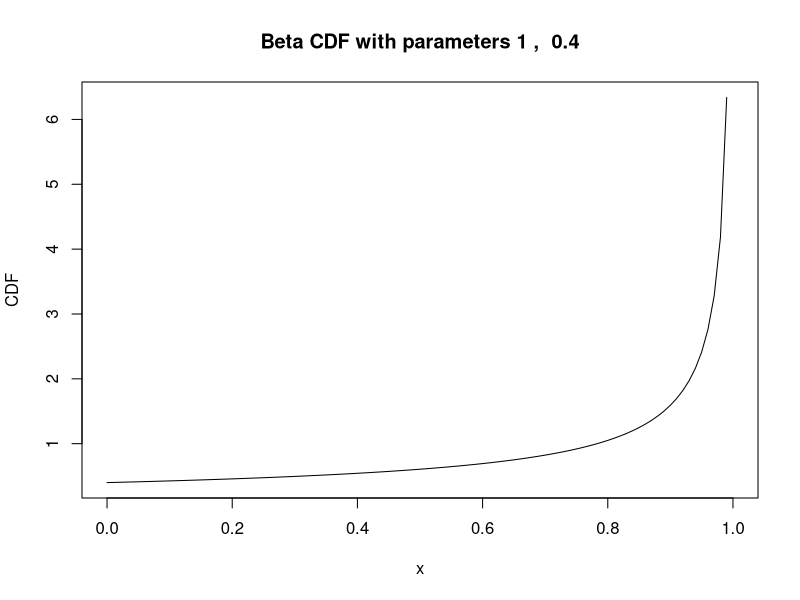
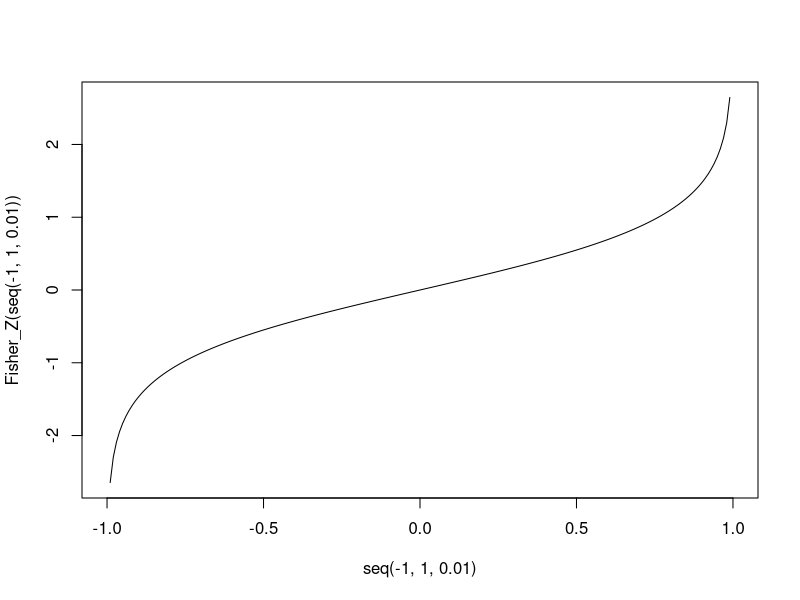

The R source for these figures, in order: (Note: this script raises an error after producing the figures.)
#Set parameters for Real Sigma
p <- 10
location.par <- 0
scale.par <- 1

#Set parameters for alpha
scale.alpha <- c(1,0.4)
plot(seq(0,1,0.01), dbeta(seq(0,1,0.01), scale.alpha[1], scale.alpha[2]), type = "l", xlab = "x",
     ylab = "CDF", main = paste("Beta CDF with parameters", scale.alpha[1],", ", scale.alpha[2]))

#Build Real Sigma
temp <- rcauchy(p, location.par, scale.par)
real.sigma <- temp%*%t(temp) + sqrt(mean(temp^2))*diag(p)
rm(temp, location.par, scale.par)

#Build Real Corr (Theta)
real.theta <- real.sigma / sqrt(diag(real.sigma)%*%t(diag(real.sigma)))

#Build Real Alpha
alpha <- rbeta(p, scale.alpha[1], scale.alpha[2])
create_alpha_mat <- function(VECT){
  pelet <- VECT%*%t(VECT)
  diag(pelet) <- rep(1, p)
  return(pelet)
}
alpha.mat <- create_alpha_mat(alpha)
rm(scale.alpha)

#Simulate Sample
create_correlation_matrices <- function(real_corr, noise, sample_size){
  pelet <- list()
  for(b in 1:sample_size){
    if(nrow(real_corr) != ncol(real_corr)) stop("Correlation matrix not p x p")
    m <- nrow(real_corr)
    
    cap <- min(noise*3.5, 0.5)
    noise.vect <- apply(cbind(rnorm((m*(m-1))/2,0,noise), rep(cap, (m*(m-1)))), 1, min)
    noise.vect <- apply(cbind(noise.vect, rep(-cap, (m*(m-1)))), 1, max)
    
    noise.mat <- matrix(ncol = m, nrow = m)
    count <- 1
    diag(noise.mat) <- rep(0, m)
    
    for(i in 1:(m-1)){
      for(j in (i+1):m){
        noise.mat[i,j] <- noise.vect[count]
        noise.mat[j,i] <- noise.vect[count]
        count <- count + 1
      }
    }
    temp <- real_corr+noise.mat
    temp[which(temp>1)] <- 1
    pelet[[b]] <- real_corr+noise.mat
  }
  return(pelet)
}

healthy_N <- 4
sick_N <- 4

healthy <- create_correlation_matrices(real.theta, 0.01, healthy_N)
sick <- create_correlation_matrices(real.theta*alpha.mat, 0.01, sick_N)

#Calculate mean Correlation
calculate_mean_matrix <- function(matrix_list){
  temp <- matrix(0, ncol = ncol(matrix_list[[1]]), nrow = nrow(matrix_list[[1]]))
  returns <- length(matrix_list)
  for(i in 1:returns) temp <- temp + matrix_list[[i]]
  return(temp/returns)
}
triangle_to_vector <- function(MATR){
  if(nrow(MATR) != ncol(MATR)) stop("Matrix not p x p")
  return(as.vector(MATR[lower.tri(MATR)]))
}
vector_to_triangle <- function(VECT){
  m <- length(VECT)
  p <- 0.5*c(1+sqrt(1+8*m), 1-sqrt(1+8*m))
  p <- p[which( (p==round(p))&p==abs(p) )]
  if(length(p)==0) stop("Vect length does not fit size of triangular matrix")
  pelet <- matrix(0, ncol = p, nrow = p)
  pelet[lower.tri(pelet)] <- VECT
  pelet <- pelet+t(pelet)
  diag(pelet) <- 1
  return(pelet)
}

#Fisher Trasnformation
Fisher_Z <- function(r) 0.5*log((1+r)/(1-r))
plot(seq(-1,1,0.01), Fisher_Z(seq(-1,1,0.01)), type = "l")

sick_mean <- calculate_mean_matrix(sick)
healthy_mean <- calculate_mean_matrix(healthy)


differential.alpha <- function(Alpha,Theta) as.vector(t(Alpha)%*%(Theta*
                                                              (Theta*create_alpha_mat(Alpha)-sick_mean)*
                                                              (1-diag(p))))

for.optim <- function(ALPHA, THETA) sum(triangle_to_vector(THETA*create_alpha_mat(ALPHA)-sick_mean)^2)
trim.double <- function(X, lower, upper, add.noise = FALSE, noise.sd = 0.005){
  m <- length(X)
  pelet <- apply(rbind(apply(rbind(X, rep(upper,m)), 2, min), rep(lower,m)), 2, max)
  
  if(add.noise){
    trimmed <- which(pelet%%1 == 0)
    if(length(trimmed)>0) pelet[trimmed] <- pelet[trimmed]+rnorm(length(trimmed), 0, noise.sd)
  }
  return(pelet)
}


Steps <- list()
temp.theta <- healthy_mean
temp.alpha <- newton.raphson.multi(FUN = function(A) differential.alpha(A, temp.theta),
                                           X0 = rep(0.5,p),
                                           data = FALSE,
                                           persic = 6)
Steps[[1]] <- list(theta = temp.theta, alpha = trim.double(temp.alpha, 0.5, 1.2, TRUE))

limit <- c(MaxLoop = 500, Persic = 10^(-5))
i <- 1
distance <- 100
while((i<=limit["MaxLoop"])&(distance>limit["Persic"])){
  temp.theta <- (sick_N*sick_mean/create_alpha_mat(temp.alpha)+healthy_N*healthy_mean)/(sick_N+healthy_N)
  temp.alpha <- newton.raphson.multi(FUN = function(A) differential.alpha(A, temp.theta),
                                     X0 = trim.double(temp.alpha, 0.5, 1.5, TRUE),
                                     data = FALSE,
                                     persic = 6)
  Steps[[i+1]] <- list(theta = temp.theta, alpha = temp.alpha)
  distance <- sqrt(sum((Steps[[i+1]]$alpha-Steps[[i]]$alpha)^2))
  i <- i + 1
}
rbind(Steps[[i]]$alpha, alpha)
cbind(triangle_to_vector(real.theta),triangle_to_vector(Steps[[i]]$theta))
